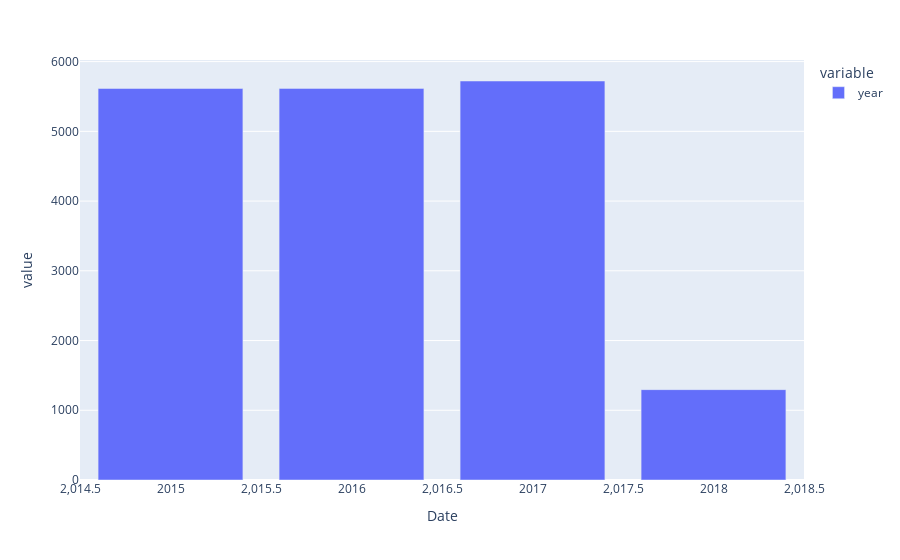

Here is the notebook cell this chart was saved with:
### Markdown cell above
# Realizar una gráfica de barras para ver de qué años se tiene información

### Code cell
px.bar(df.groupby(df.Date.dt.year)['year'].count())

### Figure 1 — Plotly figure (JSON) as saved in the notebook; plotly's stock layout.template omitted (floating-point values rounded to 4 significant figures)
{"data": [{"alignmentgroup": "True", "hovertemplate": "variable=year<br>Date=%{x}<br>value=%{y}<extra></extra>", "legendgroup": "year", "marker": {"color": "#636efa", "pattern": {"shape": ""}}, "name": "year", "offsetgroup": "year", "orientation": "v", "showlegend": true, "textposition": "auto", "type": "bar", "x": [2015, 2016, 2017, 2018], "xaxis": "x", "y": [5615, 5616, 5722, 1296], "yaxis": "y"}], "layout": {"barmode": "relative", "legend": {"title": {"text": "variable"}, "tracegroupgap": 0}, "margin": {"t": 60}, "xaxis": {"anchor": "y", "domain": [0, 1], "title": {"text": "Date"}}, "yaxis": {"anchor": "x", "domain": [0, 1], "title": {"text": "value"}}}}
